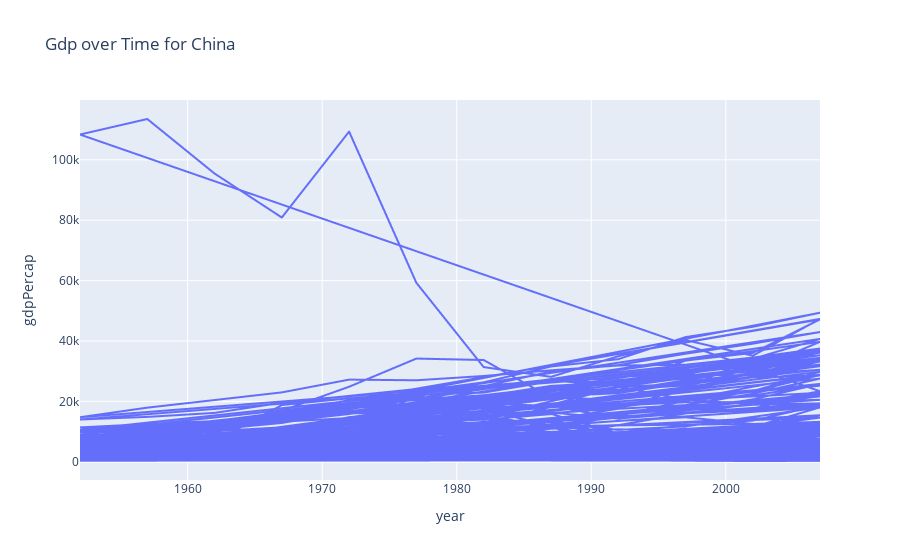

The code cell stored with this chart in its notebook:
### Code cell
fig.show()

### Figure 1 — Plotly figure (JSON) as saved in the notebook; plotly's stock layout.template omitted (floating-point values rounded to 4 significant figures; data arrays with more than 128 entries replaced by an {"elided": "..."} marker saying what was removed)
{"data": [{"hovertemplate": "year=%{x}<br>gdpPercap=%{y}<extra></extra>", "legendgroup": "", "line": {"color": "#636efa", "dash": "solid"}, "marker": {"symbol": "circle"}, "mode": "lines", "name": "", "showlegend": false, "type": "scattergl", "x": {"elided": "1704 int values"}, "xaxis": "x", "y": {"elided": "1704 float values"}, "yaxis": "y"}], "layout": {"autosize": true, "legend": {"tracegroupgap": 0}, "title": {"text": "Gdp over Time for China"}, "xaxis": {"anchor": "y", "autorange": true, "domain": [0, 1], "range": [1952, 2007], "title": {"text": "year"}, "type": "linear"}, "yaxis": {"anchor": "x", "autorange": true, "domain": [0, 1], "range": [-6052.0, 119800.0], "title": {"text": "gdpPercap"}, "type": "linear"}}}
